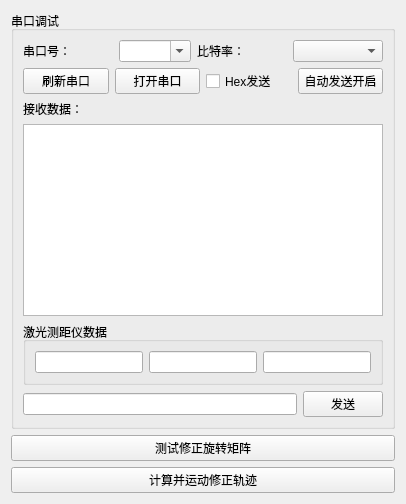
      <widget class="QWidget" name="tab_2">
       <attribute name="title">
        <string>激光串口</string>
       </attribute>
       <layout class="QVBoxLayout" name="verticalLayout_5">
        <item>
         <widget class="QGroupBox" name="groupBox_8">
          <property name="title">
           <string>串口调试</string>
          </property>
          <layout class="QVBoxLayout" name="verticalLayout_7">
           <item>
            <layout class="QHBoxLayout" name="horizontalLayout">
             <item>
              <widget class="QLabel" name="label_19">
               <property name="text">
                <string>串口号：</string>
               </property>
              </widget>
             </item>
             <item>
              <widget class="QComboBox" name="comboBoxPortName">
               <property name="enabled">
                <bool>true</bool>
               </property>
               <property name="sizePolicy">
                <sizepolicy hsizetype="Fixed" vsizetype="Fixed">
                 <horstretch>200</horstretch>
                 <verstretch>0</verstretch>
                </sizepolicy>
               </property>
               <property name="editable">
                <bool>true</bool>
               </property>
              </widget>
             </item>
             <item>
              <widget class="QLabel" name="label_14">
               <property name="text">
                <string>比特率：</string>
               </property>
              </widget>
             </item>
             <item>
              <widget class="QComboBox" name="comboBoxBaudRate"/>
             </item>
            </layout>
           </item>
           <item>
            <layout class="QHBoxLayout" name="horizontalLayout_10">
             <item>
              <widget class="QPushButton" name="btnRefreshPortsbtn">
               <property name="text">
                <string>刷新串口</string>
               </property>
              </widget>
             </item>
             <item>
              <widget class="QPushButton" name="btnOpenCOM">
               <property name="text">
                <string>打开串口</string>
               </property>
              </widget>
             </item>
             <item>
              <widget class="QCheckBox" name="checkBoxHexSend">
               <property name="text">
                <string>Hex发送</string>
               </property>
              </widget>
             </item>
             <item>
              <widget class="QPushButton" name="btnAutoSendData">
               <property name="text">
                <string>自动发送开启</string>
               </property>
              </widget>
             </item>
            </layout>
           </item>
           <item>
            <layout class="QVBoxLayout" name="verticalLayout_6">
             <item>
              <widget class="QLabel" name="label_21">
               <property name="text">
                <string>接收数据：</string>
               </property>
              </widget>
             </item>
             <item>
              <widget class="QTextEdit" name="txtReceiveData"/>
             </item>
            </layout>
           </item>
           <item>
            <widget class="QGroupBox" name="groupBox_9">
             <property name="title">
              <string>激光测距仪数据</string>
             </property>
             <layout class="QHBoxLayout" name="horizontalLayout_7">
              <item>
               <widget class="QLineEdit" name="Sensor1"/>
              </item>
              <item>
               <widget class="QLineEdit" name="Sensor2"/>
              </item>
              <item>
               <widget class="QLineEdit" name="Sensor3"/>
              </item>
             </layout>
            </widget>
           </item>
           <item>
            <layout class="QHBoxLayout" name="horizontalLayout_8">
             <item>
              <widget class="QLineEdit" name="txtSend"/>
             </item>
             <item>
              <widget class="QPushButton" name="btnSendData">
               <property name="text">
                <string>发送</string>
               </property>
              </widget>
             </item>
            </layout>
           </item>
          </layout>
         </widget>
        </item>
        <item>
         <widget class="QPushButton" name="btnPlaneAlignment">
          <property name="text">
           <string>测试修正旋转矩阵</string>
          </property>
         </widget>
        </item>
        <item>
         <widget class="QPushButton" name="btnCalculatePlaneAlignmentTrajectory">
          <property name="text">
           <string>计算并运动修正轨迹</string>
          </property>
         </widget>
        </item>
       </layout>
      </widget>
